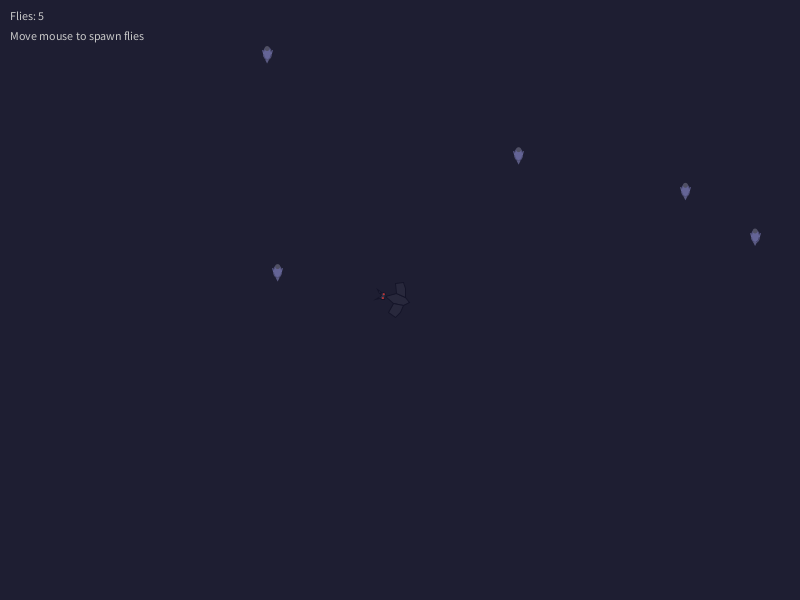
Frame 1 (no input)
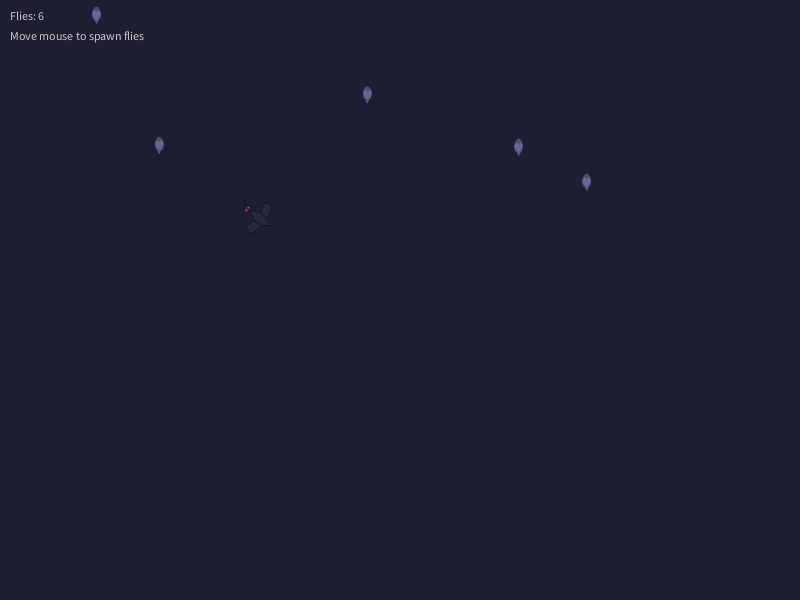
Frame 60 (the mouse pressed at the canvas centre just before this capture)
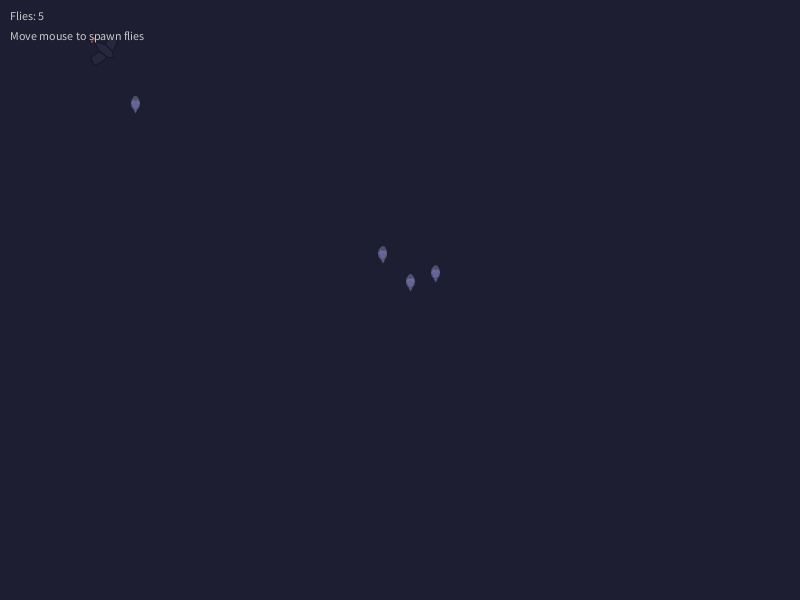
Frame 120 (the mouse held since frame 60 and released just before this capture)

The Processing sketch that drew these frames (run headless with seeded random() and noise(); from frame 60 on, the mouse is pressed at the canvas centre):

// Processing sketch: sketch_1
// ── sketch_1.pde
// Augustin Carazanu
// FAF-243 V2
// bat thats chasing flies

Bat bat;
ArrayList<Fly> flies;

void setup() {
  size(800, 600);
  bat = new Bat(width/2, height/2);
  flies = new ArrayList<Fly>();
  
  // create initial flies
  for (int i = 0; i < 5; i++) {
    flies.add(new Fly(random(width), random(height)));
  }
}

void draw() {
  background(30, 30, 50);
  
  // update and display flies
  for (int i = flies.size() - 1; i >= 0; i--) {
    Fly f = flies.get(i);
    f.update();
    f.display();
    
    // check if bat caught the fly
    if (PVector.dist(bat.location, f.location) < 15) {
      flies.remove(i);
    }
  }
  
  // add new fly at mouse position occasionally
  if (frameCount % 60 == 0) {
    flies.add(new Fly(mouseX, mouseY));
  }
  
  // find nearest fly for bat to chase
  if (flies.size() > 0) {
    Fly nearest = flies.get(0);
    float minDist = PVector.dist(bat.location, nearest.location);
    
    for (Fly f : flies) {
      float d = PVector.dist(bat.location, f.location);
      if (d < minDist) {
        minDist = d;
        nearest = f;
      }
    }
    
    bat.seek(nearest.location);
  }
  
  bat.update();
  bat.display();
  
  // info text
  fill(200);
  text("Flies: " + flies.size(), 10, 20);
  text("Move mouse to spawn flies", 10, 40);
}

// fly class using geometric shapes
class Fly {
  PVector location;
  PVector velocity;
  float angle;
  
  Fly(float x, float y) {
    location = new PVector(x, y);
    velocity = new PVector(random(-2, 2), random(-2, 2));
    angle = 0;
  }
  
  void update() {
    // move toward mouse slowly
    PVector mouse = new PVector(mouseX, mouseY);
    PVector dir = PVector.sub(mouse, location);
    dir.limit(0.5);
    velocity.add(dir);
    velocity.limit(3);
    
    location.add(velocity);
    angle += 0.2;
    
    // wrap around edges
    if (location.x < 0) location.x = width;
    if (location.x > width) location.x = 0;
    if (location.y < 0) location.y = height;
    if (location.y > height) location.y = 0;
  }
  
  void display() {
    pushMatrix();
    translate(location.x, location.y);
    
    // body - ellipse
    fill(100, 100, 150);
    stroke(80, 80, 120);
    ellipse(0, 0, 8, 12);
    
    // wings - lines
    stroke(120, 120, 180, 150);
    strokeWeight(1);
    float wing = sin(angle) * 5;
    line(-4, 0, -4 - wing, -3);
    line(4, 0, 4 + wing, -3);
    
    // head - small ellipse
    fill(80, 80, 100);
    noStroke();
    ellipse(0, -5, 5, 5);
    
    // tail - triangle
    fill(90, 90, 130);
    triangle(-2, 6, 0, 10, 2, 6);
    
    popMatrix();
  }
}

// bat class - predator using vehicle behavior
class Bat {
  PVector location;
  PVector velocity;
  PVector acceleration;
  float maxSpeed;
  float maxForce;
  
  Bat(float x, float y) {
    location = new PVector(x, y);
    velocity = new PVector(0, 0);
    acceleration = new PVector(0, 0);
    maxSpeed = 4;
    maxForce = 0.1;
  }
  
  // apply force to acceleration
  void applyForce(PVector force) {
    acceleration.add(force);
  }
  
  // seek behavior - pursue target
  void seek(PVector target) {
    PVector desired = PVector.sub(target, location);
    desired.normalize();
    desired.mult(maxSpeed);
    
    PVector steer = PVector.sub(desired, velocity);
    steer.limit(maxForce);
    
    applyForce(steer);
  }
  
  void update() {
    velocity.add(acceleration);
    velocity.limit(maxSpeed);
    location.add(velocity);
    acceleration.mult(0);
    
    // wrap edges
    if (location.x < -20) location.x = width + 20;
    if (location.x > width + 20) location.x = -20;
    if (location.y < -20) location.y = height + 20;
    if (location.y > height + 20) location.y = -20;
  }
  
  void display() {
    float theta = velocity.heading() + PI/2;
    
    pushMatrix();
    translate(location.x, location.y);
    rotate(theta);
    
    // bat shape using vertices
    fill(40, 40, 60);
    stroke(20, 20, 40);
    strokeWeight(1);
    
    // body
    beginShape();
    vertex(0, -15);
    vertex(-5, -5);
    vertex(-4, 5);
    vertex(0, 10);
    vertex(4, 5);
    vertex(5, -5);
    endShape(CLOSE);
    
    // left wing
    beginShape();
    vertex(-5, -5);
    vertex(-15, -8);
    vertex(-18, 0);
    vertex(-12, 3);
    vertex(-4, 5);
    endShape(CLOSE);
    
    // right wing
    beginShape();
    vertex(5, -5);
    vertex(15, -8);
    vertex(18, 0);
    vertex(12, 3);
    vertex(4, 5);
    endShape(CLOSE);
    
    // head
    fill(50, 50, 70);
    beginShape();
    vertex(-3, -15);
    vertex(-4, -18);
    vertex(-2, -20);
    vertex(0, -19);
    vertex(2, -20);
    vertex(4, -18);
    vertex(3, -15);
    endShape(CLOSE);
    
    // ears
    fill(60, 60, 80);
    beginShape();
    vertex(-3, -20);
    vertex(-5, -24);
    vertex(-2, -21);
    endShape(CLOSE);
    
    beginShape();
    vertex(3, -20);
    vertex(5, -24);
    vertex(2, -21);
    endShape(CLOSE);
    
    // eyes
    fill(200, 50, 50);
    noStroke();
    ellipse(-2, -17, 2, 2);
    ellipse(2, -17, 2, 2);
    
    popMatrix();
  }
}
